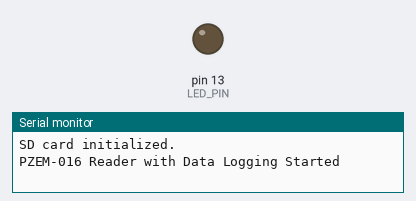
A sketch run on a simulated Arduino Mega 2560, built with avr-gcc and run on an emulated ATmega2560. On the bench: output pins drawn as LEDs (lit = HIGH), the last lines printed to the serial monitor. Storage starts empty.

Above: at 1.0 s.
At 2.26 s:
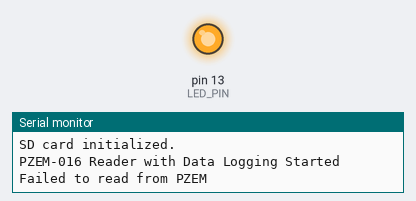
Timing chart, 0 to 5.2 s (numbered marks = the images above):
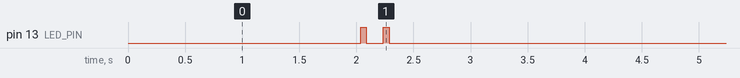

The sketch:

ackack.ino
```cpp
#include <ModbusMaster.h>
#include <SD.h>
#include <RTClib.h>
#include <SPI.h>

// Pin Definitions - Using Serial2 (Pins 16/17)
#define RS485_RX        16    // Hardware Serial2 RX
#define RS485_TX        17    // Hardware Serial2 TX
#define SD_CS_PIN       53    // CS pin for SD card on Mega 2560
#define LED_PIN         13    // Built-in LED on Mega 2560

// LED Timing (milliseconds)
#define FLASH_DURATION  50    // Duration of each LED flash
#define FLASH_GAP       150   // Gap between flashes

// PZEM-016 Configuration
#define PZEM_ADDR       0x01  // Default Modbus address
#define SERIAL_BAUD     9600  // Baud rate for both Serial interfaces

// Modbus Register Addresses
#define REG_VOLTAGE     0x0000
#define REG_TOTAL_REGS  10    // Number of registers to read

// Register Positions (offset from first register)
#define POS_VOLTAGE      0x00
#define POS_CURRENT_LOW  0x01
#define POS_CURRENT_HIGH 0x02
#define POS_POWER_LOW    0x03
#define POS_POWER_HIGH   0x04
#define POS_ENERGY_LOW   0x05
#define POS_ENERGY_HIGH  0x06
#define POS_FREQUENCY    0x07
#define POS_POWER_FACTOR 0x08
#define POS_ALARMS       0x09

// Conversion Factors
#define VOLTAGE_FACTOR    10.0   // Divide by 10 to get voltage in V
#define CURRENT_FACTOR    1000.0 // Divide by 1000 to get current in A
#define POWER_FACTOR      10.0   // Divide by 10 to get power in W
#define FREQ_FACTOR       10.0   // Divide by 10 to get frequency in Hz
#define PF_FACTOR         100.0  // Divide by 100 to get power factor
#define READING_INTERVAL  2000   // Delay between readings in ms

// File Configuration
#define LOG_FILENAME    "POWER.CSV"
#define WRITE_BUFFER_SIZE 128

// Global Objects
ModbusMaster node;
RTC_DS1307 rtc;
File logFile;

// Function Prototypes
void setupRS485(void);
void setupModbus(void);
void setupRTC(void);
void setupSD(void);
void readAndLogValues(void);
void writeHeaderToSD(void);

float calculateCurrent(uint16_t lowWord, uint16_t highWord);
float calculatePower(uint16_t lowWord, uint16_t highWord);
uint32_t calculateEnergy(uint16_t lowWord, uint16_t highWord);
void logReadingToSD(DateTime timestamp, float voltage, float current,
                    float power, uint32_t energy, float frequency,
                    float powerFactor, uint16_t alarms);

void preTransmission(void) {
    //  No DE pin handling needed with MAX13487
}

void postTransmission(void) {
    //  No DE pin handling needed with MAX13487
}

void setup() {
    Serial.begin(SERIAL_BAUD);  //  Using hardware Serial for debugging
    setupRS485();
    setupModbus();
    setupRTC();
    setupSD();
    pinMode(LED_PIN, OUTPUT);
    digitalWrite(LED_PIN, LOW);

    // The F() macro stores strings in flash memory to save RAM
    Serial.println(F("PZEM-016 Reader with Data Logging Started"));
}

void setupRS485(void) {
    Serial2.begin(SERIAL_BAUD);
}

void setupModbus(void) {
    node.begin(PZEM_ADDR, Serial2);
    node.preTransmission(preTransmission);
    node.postTransmission(postTransmission);
}

void setupRTC(void) {
    if (!rtc.begin()) {
        Serial.println(F("Could not find RTC"));
        while (1);
    }

    if (!rtc.isrunning()) {
        Serial.println(F("RTC is NOT running, setting to compile time"));
        rtc.adjust(DateTime(F(__DATE__), F(__TIME__)));
    }
}

void setupSD(void) {
    pinMode(SD_CS_PIN, OUTPUT);

    if (!SD.begin(SD_CS_PIN)) {
        Serial.println(F("SD card initialization failed!"));
        while (1);
    }
    Serial.println(F("SD card initialized."));

    if (!SD.exists(LOG_FILENAME)) {
        writeHeaderToSD();
    }
}

void writeHeaderToSD(void) {
    logFile = SD.open(LOG_FILENAME, FILE_WRITE);
    if (logFile) {
        logFile.println(F("Timestamp,Voltage(V),Current(A),Power(W),"
                       "Energy(Wh),Frequency(Hz),PowerFactor,Alarms"));
        logFile.close();
    } else {
        Serial.println(F("Error opening log file for header!"));
    }
}

void heartbeatLED(void) {
    digitalWrite(LED_PIN, HIGH);
    delay(FLASH_DURATION);
    digitalWrite(LED_PIN, LOW);
    delay(FLASH_GAP);

    digitalWrite(LED_PIN, HIGH);
    delay(FLASH_DURATION);
    digitalWrite(LED_PIN, LOW);
}

void loop() {
    readAndLogValues();
    heartbeatLED();
    delay(READING_INTERVAL - (2 * FLASH_DURATION + FLASH_GAP));
}

float calculateCurrent(uint16_t lowWord, uint16_t highWord) {
    uint32_t temp = lowWord + ((uint32_t)highWord << 16);
    return temp / CURRENT_FACTOR;
}

float calculatePower(uint16_t lowWord, uint16_t highWord) {
    uint32_t temp = lowWord + ((uint32_t)highWord << 16);
    return temp / POWER_FACTOR;
}

uint32_t calculateEnergy(uint16_t lowWord, uint16_t highWord) {
    return lowWord + ((uint32_t)highWord << 16);
}

void logReadingToSD(DateTime timestamp, float voltage, float current,
                    float power, uint32_t energy, float frequency,
                    float powerFactor, uint16_t alarms) {
    char buf[32];  // Increased buffer size for Mega

    logFile = SD.open(LOG_FILENAME, FILE_WRITE);

    if (logFile) {
        // Write timestamp directly
        logFile.print(timestamp.year());
        logFile.print('-');
        if (timestamp.month() < 10) logFile.print('0');
        logFile.print(timestamp.month());
        logFile.print('-');
        if (timestamp.day() < 10) logFile.print('0');
        logFile.print(timestamp.day());
        logFile.print(' ');
        if (timestamp.hour() < 10) logFile.print('0');
        logFile.print(timestamp.hour());
        logFile.print(':');
        if (timestamp.minute() < 10) logFile.print('0');
        logFile.print(timestamp.minute());
        logFile.print(':');
        if (timestamp.second() < 10) logFile.print('0');
        logFile.print(timestamp.second());
        logFile.print(',');

        // Write measurements
        dtostrf(voltage, 6, 2, buf);
        logFile.print(buf); logFile.print(',');

        dtostrf(current, 6, 3, buf);
        logFile.print(buf); logFile.print(',');

        dtostrf(power, 6, 2, buf);
        logFile.print(buf); logFile.print(',');

        logFile.print(energy); logFile.print(',');

        dtostrf(frequency, 5, 2, buf);
        logFile.print(buf); logFile.print(',');

        dtostrf(powerFactor, 5, 3, buf);
        logFile.print(buf); logFile.print(',');

        logFile.println(alarms, HEX);

        logFile.close();
    } else {
        Serial.println(F("Error opening log file for data!"));
    }
}

void readAndLogValues(void) {
    uint8_t result;
    DateTime now;

    result = node.readInputRegisters(REG_VOLTAGE, REG_TOTAL_REGS);

    if (result == node.ku8MBSuccess) {
        float voltage, current, power, frequency, powerFactor;
        uint32_t energy;
        uint16_t alarms;

        now = rtc.now();

        voltage = node.getResponseBuffer(POS_VOLTAGE) / VOLTAGE_FACTOR;
        current = calculateCurrent(
            node.getResponseBuffer(POS_CURRENT_LOW),
            node.getResponseBuffer(POS_CURRENT_HIGH)
        );
        power = calculatePower(
            node.getResponseBuffer(POS_POWER_LOW),
            node.getResponseBuffer(POS_POWER_HIGH)
        );
        energy = calculateEnergy(
            node.getResponseBuffer(POS_ENERGY_LOW),
            node.getResponseBuffer(POS_ENERGY_HIGH)
        );
        frequency = node.getResponseBuffer(POS_FREQUENCY) / FREQ_FACTOR;
        powerFactor = node.getResponseBuffer(POS_POWER_FACTOR) / PF_FACTOR;
        alarms = node.getResponseBuffer(POS_ALARMS);

        logReadingToSD(now, voltage, current, power, energy,
                      frequency, powerFactor, alarms);

        Serial.print(now.timestamp());
        Serial.print(F(" - V:"));
        Serial.print(voltage);
        Serial.print(F("V, I:"));
        Serial.print(current);
        Serial.print(F("A, P:"));
        Serial.print(power);
        Serial.println(F("W"));
    } else {
        Serial.println(F("Failed to read from PZEM"));
    }
}
```

Measured:
- by itself, pin 13 (LED_PIN): repeats every 4.0 s: LOW 0.15 s, HIGH 0.05 s, LOW 3.8 s, HIGH 0.05 s
- by itself, everything shown: repeats every 4.0 s, in 4 steps
